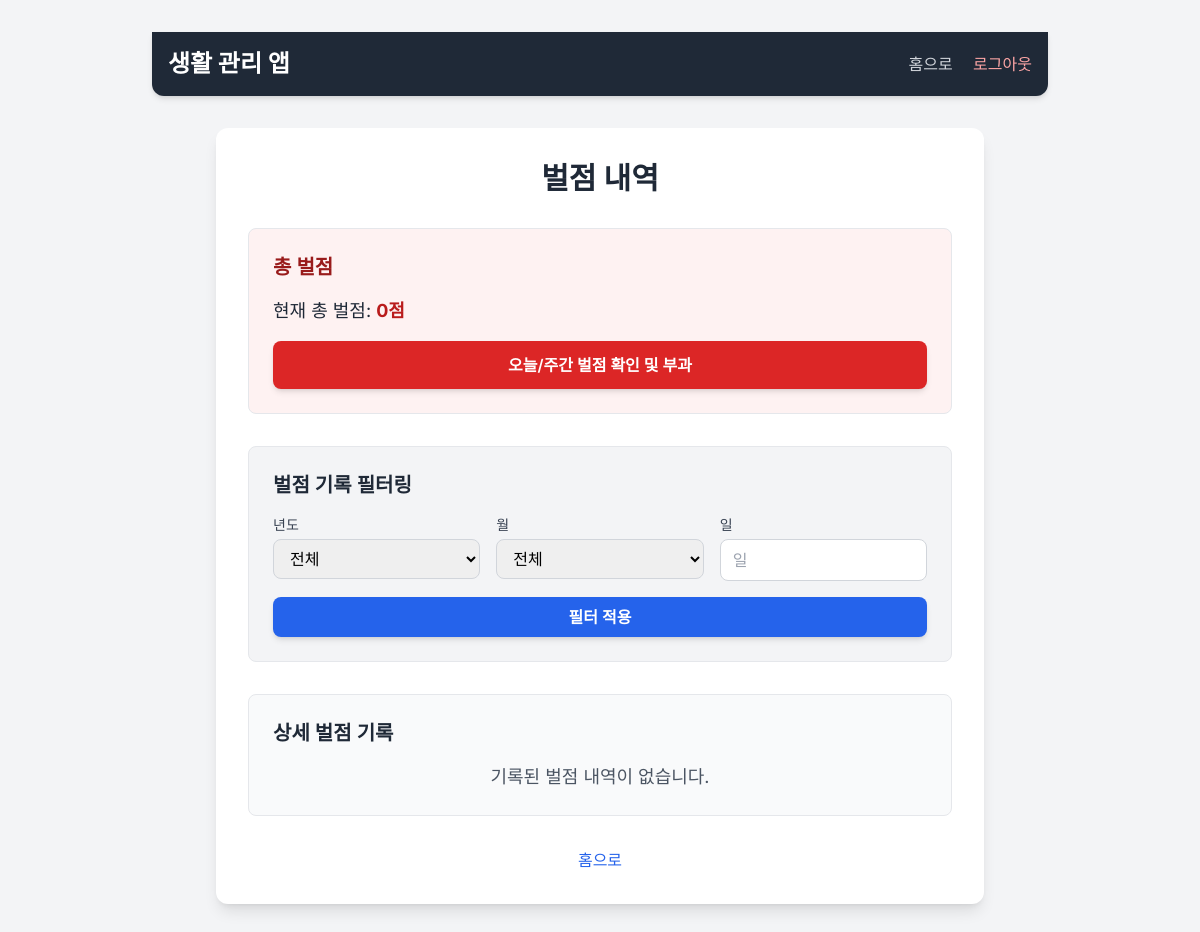
The app's page /penalties (signed in), older data.
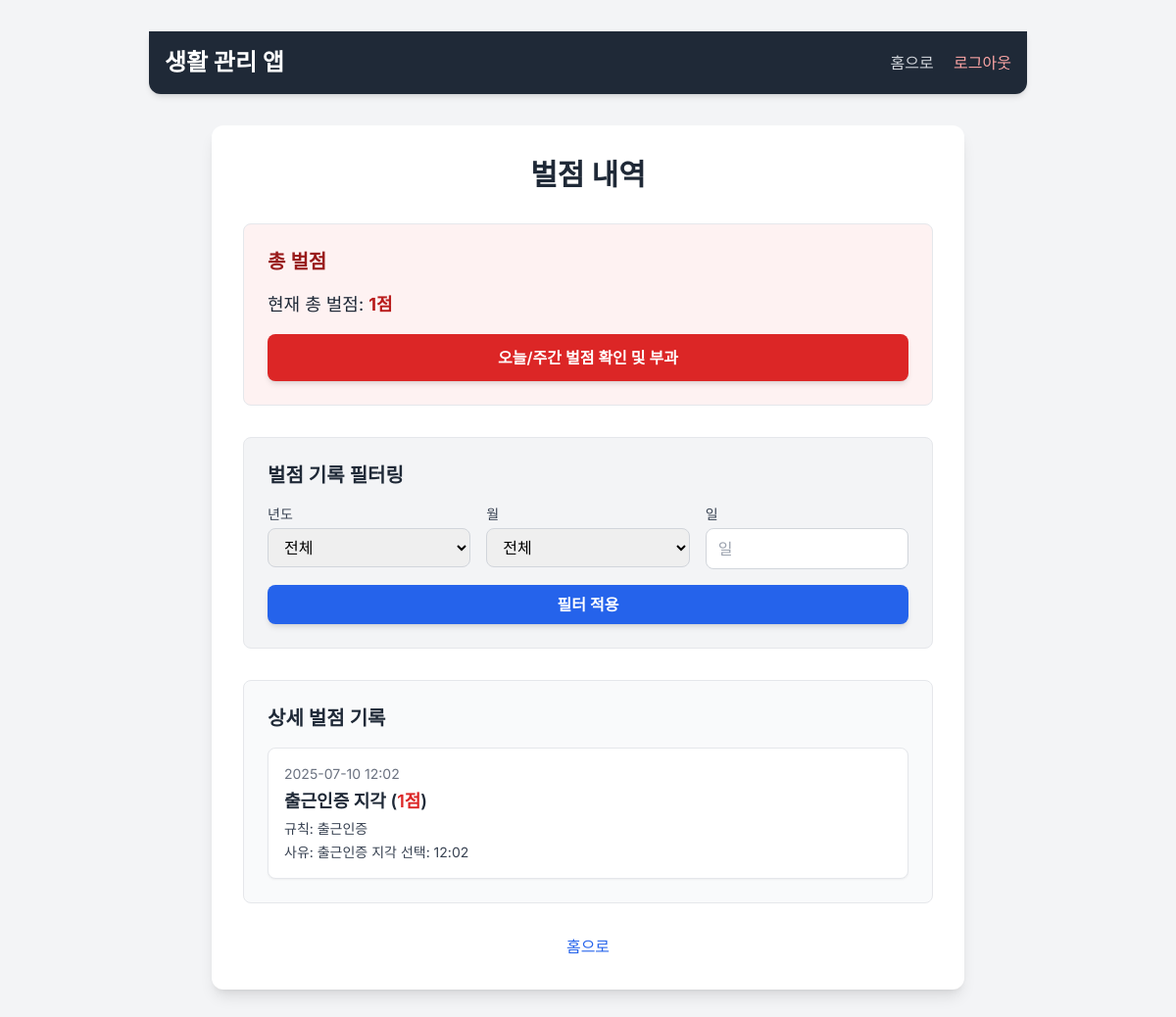
The same page, newer data.
### app.py (models this page shows, shortened)
class Penalty(db.Model):
    id = db.Column(db.Integer, primary_key=True)
    user_id = db.Column(db.Integer, db.ForeignKey('user.id'), nullable=False)
    penalty_type = db.Column(db.String(50), nullable=False)
    rule_name = db.Column(db.String(50), nullable=True)
    reason = db.Column(db.Text, nullable=True)
    penalty_points = db.Column(db.Integer, nullable=False, default=1)
    timestamp = db.Column(db.DateTime, default=datetime.now, nullable=False)
    related_date = db.Column(db.Date, nullable=True) # 벌점과 관련된 날짜 (주간/월간 벌점 계산 시 해당 날짜/주차를 기록)
    user = db.relationship('User', backref=db.backref('penalties', lazy=True))

### app.py (the view)
@app.route('/penalties')
def penalties():
    print(f"DEBUG: Accessing /penalties. Session user_id: {session.get('user_id')}, role: {session.get('role')}")
    if 'user_id' not in session:
        flash("벌점 내역을 조회할 권한이 없습니다.", 'error')
        return redirect(url_for('login'))
    user_id = session['user_id']
    if session.get('role') == 'owner':
        query = Penalty.query
    else:
        query = Penalty.query.filter_by(user_id=user_id)
    filter_year = request.args.get('year', type=int)
    filter_month = request.args.get('month', type=int)
    filter_day = request.args.get('day', type=int)
    if filter_year:
        query = query.filter(extract('year', Penalty.timestamp) == filter_year)
    if filter_month:
        query = query.filter(extract('month', Penalty.timestamp) == filter_month)
    if filter_day:
        query = query.filter(extract('day', Penalty.timestamp) == filter_day)
    user_penalties = query.order_by(Penalty.timestamp.desc()).all()
    total_penalty_points = db.session.query(func.sum(Penalty.penalty_points)).filter_by(user_id=user_id).scalar() or 0
    available_years = db.session.query(extract('year', Penalty.timestamp)).distinct().order_by(extract('year', Penalty.timestamp).desc()).all()
    available_months = db.session.query(extract('month', Penalty.timestamp)).distinct().order_by(extract('month', Penalty.timestamp)).all()
    return render_template('penalties.html',
                           penalties=user_penalties,
                           total_penalty_points=total_penalty_points,
                           available_years=[y[0] for y in available_years],
                           available_months=[m[0] for m in available_months],
                           selected_year=filter_year,
                           selected_month=filter_month,
                           selected_day=filter_day)

### templates/penalties.html (shortened to what this page needs)
{% extends "base.html" %}
{% from '_macros.html' import format_currency %}
{% block content %}
<div class="bg-white p-8 rounded-xl shadow-lg w-full max-w-3xl mx-auto">
  <h2 class="text-3xl font-bold text-center text-gray-800 mb-8">벌점 내역</h2>
  <div class="mb-8 p-6 border border-gray-200 rounded-lg bg-red-50">
    <h3 class="text-xl font-semibold text-red-800 mb-4">총 벌점</h3>
    <p class="text-gray-800 text-lg">
      현재 총 벌점: <span class="font-bold text-red-700">{{ total_penalty_points }}점</span>
    </p>
    <form method="post" action="{{ url_for('check_daily_weekly_penalties') }}" class="mt-4">
      <button type="submit"
              class="w-full bg-red-600 text-white py-3 rounded-lg font-semibold hover:bg-red-700 transition duration-300 shadow-md">
        오늘/주간 벌점 확인 및 부과
      </button>
    </form>
  </div>
  <div class="mb-8 p-6 border border-gray-200 rounded-lg bg-gray-100">
    <h3 class="text-xl font-semibold text-gray-800 mb-4">벌점 기록 필터링</h3>
    <form method="get" action="{{ url_for('penalties') }}" class="space-y-4">
      <div class="grid grid-cols-1 sm:grid-cols-3 gap-4">
        <div>
          <label for="year" class="block text-sm font-medium text-gray-700 mb-1">년도</label>
          <select id="year" name="year" class="w-full px-3 py-2 border border-gray-300 rounded-lg focus:outline-none focus:ring-2 focus:ring-blue-500">
            <option value="">전체</option>
          </select>
        </div>
        <div>
          <label for="month" class="block text-sm font-medium text-gray-700 mb-1">월</label>
          <select id="month" name="month" class="w-full px-3 py-2 border border-gray-300 rounded-lg focus:outline-none focus:ring-2 focus:ring-blue-500">
            <option value="">전체</option>
          </select>
        </div>
        <div>
          <label for="day" class="block text-sm font-medium text-gray-700 mb-1">일</label>
          <input type="number" id="day" name="day" placeholder="일" value="{{ selected_day | default('') }}"
                 class="w-full px-3 py-2 border border-gray-300 rounded-lg focus:outline-none focus:ring-2 focus:ring-blue-500">
        </div>
      </div>
      <button type="submit"
              class="w-full bg-blue-600 text-white py-2 rounded-lg font-semibold hover:bg-blue-700 transition duration-300 shadow-md">
        필터 적용
      </button>
    </form>
  </div>
  <div class="p-6 border border-gray-200 rounded-lg bg-gray-50">
    <h3 class="text-xl font-semibold text-gray-800 mb-4">상세 벌점 기록</h3>
    {% if penalties %}
      <ul class="space-y-4">
        {% for penalty in penalties %}
          <li class="bg-white p-4 rounded-lg shadow-sm border border-gray-200">
            <p class="text-sm text-gray-500 mb-1">{{ penalty.timestamp.strftime('%Y-%m-%d %H:%M') }}</p>
            <p class="text-lg font-semibold text-gray-800">{{ penalty.penalty_type }} (<span class="text-red-600">{{ penalty.penalty_points }}점</span>)</p>
            {% if penalty.rule_name %}<p class="text-gray-700 text-sm mt-1">규칙: {{ penalty.rule_name }}</p>{% endif %}
            {% if penalty.reason %}<p class="text-gray-700 text-sm mt-1">사유: {{ penalty.reason }}</p>{% endif %}
          </li>
        {% endfor %}
      </ul>
    {% else %}
      <p class="text-center text-gray-600 text-lg">기록된 벌점 내역이 없습니다.</p>
    {% endif %}
  </div>
  <div class="mt-8 text-center">
    <a href="{{ url_for('home') }}" class="inline-block text-blue-600 hover:underline font-medium">홈으로</a>
  </div>
</div>
{% endblock %}

Row changes from the older to the newer data that the page shows:
added Penalty: timestamp "2025-07-10 12:02", penalty_type "출근인증 지각", penalty_points "1", rule_name "출근인증", reason "출근인증 지각 선택: 12:02"
Text that changed along with them:
{{ total_penalty_points }}: "0" → "1"
text no longer shown: "기록된 벌점 내역이 없습니다."
